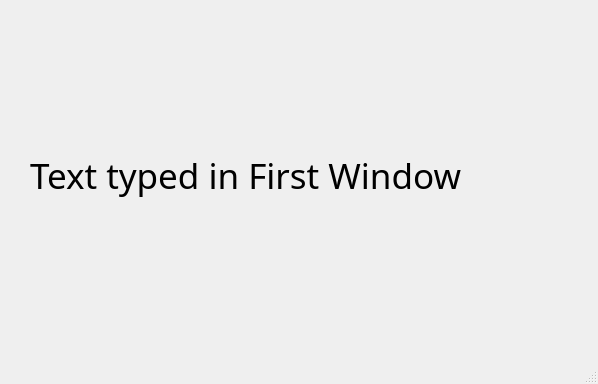
<?xml version="1.0" encoding="UTF-8"?>
<ui version="4.0">
 <class>SecondWindow</class>
 <widget class="QMainWindow" name="SecondWindow">
  <property name="geometry">
   <rect>
    <x>0</x>
    <y>0</y>
    <width>598</width>
    <height>384</height>
   </rect>
  </property>
  <property name="windowTitle">
   <string>Second Window</string>
  </property>
  <widget class="QWidget" name="centralwidget">
   <widget class="QLabel" name="label">
    <property name="geometry">
     <rect>
      <x>30</x>
      <y>20</y>
      <width>531</width>
      <height>311</height>
     </rect>
    </property>
    <property name="font">
     <font>
      <family>Agency FB</family>
      <pointsize>26</pointsize>
     </font>
    </property>
    <property name="text">
     <string>Text typed in First Window</string>
    </property>
   </widget>
  </widget>
  <widget class="QMenuBar" name="menubar">
   <property name="geometry">
    <rect>
     <x>0</x>
     <y>0</y>
     <width>598</width>
     <height>26</height>
    </rect>
   </property>
  </widget>
  <widget class="QStatusBar" name="statusbar"/>
 </widget>
 <resources/>
 <connections/>
</ui>
